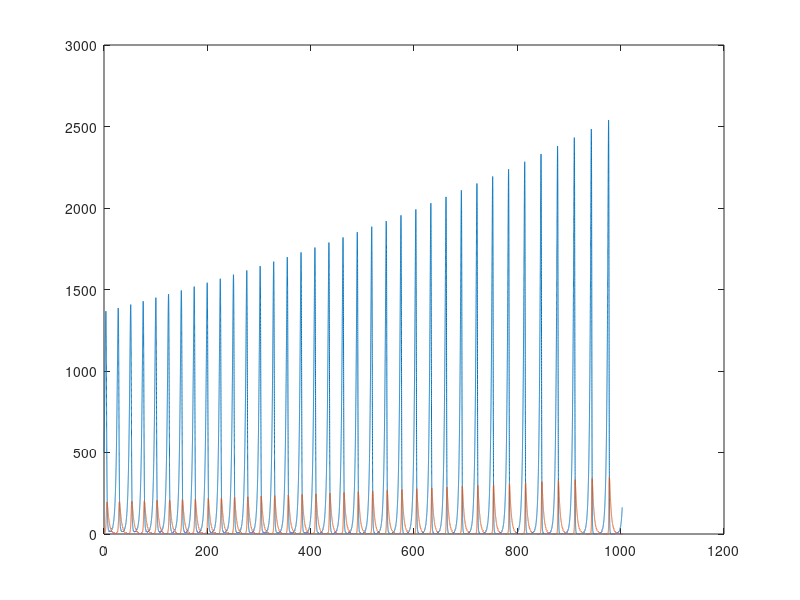

The MATLAB script that drew this image:
% Simulation parameters
tStep = 0.01;
tMax  = 1003;

% Simulation arguments
alpha = 0.4; % breath rate
gamma = 0.3; % death rate
Mb    = 300; % mean prey
Mr    = 50;  % mean preadator
beta  = alpha / Mr;  
delta = gamma / Mb; 
Rt    = 5;   % current preadator count (initially 5)
Bt    = 500; % current prey count (initially 500)

% result container
bProg = zeros(tMax/tStep+1,1);
rProg = zeros(tMax/tStep+1,1);
i     = 1;

for t=0:tStep:tMax
    % Continous calculation of predators and preys
    Bt_ = (alpha * Bt) - (beta * Bt * Rt);
    Rt_ = (-gamma * Rt) + (delta * Bt * Rt);

    Bt = Bt + (Bt_ * tStep);
    Rt = Rt + (Rt_ * tStep);

    % remember results
    bProg(i) = Bt;
    rProg(i) = Rt;
    i = i + 1;

end

% plot results
figure;
title ('Predator and Prey');
plot(0:tStep:tMax, [bProg, rProg]);


